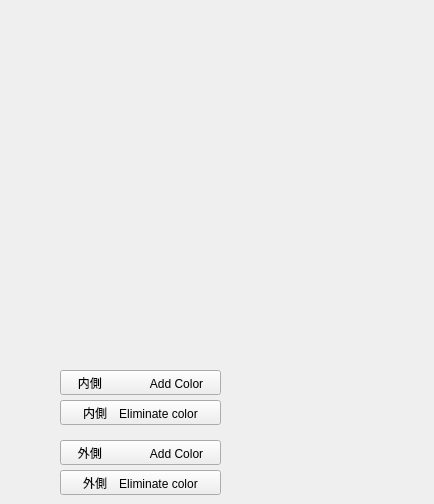
   <widget class="QWidget" name="tab_3" >
    <attribute name="title" >
     <string>領域抽出色</string>
    </attribute>
    <widget class="QFrame" name="frameShowColorSmples" >
     <property name="geometry" >
      <rect>
       <x>10</x>
       <y>10</y>
       <width>415</width>
       <height>355</height>
      </rect>
     </property>
     <property name="frameShape" >
      <enum>QFrame::NoFrame</enum>
     </property>
     <property name="frameShadow" >
      <enum>QFrame::Plain</enum>
     </property>
    </widget>
    <widget class="QPushButton" name="pushButtonAddColorAreaInside" >
     <property name="geometry" >
      <rect>
       <x>60</x>
       <y>370</y>
       <width>161</width>
       <height>25</height>
      </rect>
     </property>
     <property name="text" >
      <string>内側　　　　Add Color</string>
     </property>
    </widget>
    <widget class="QPushButton" name="pushButtonEliminateColorAreaInside" >
     <property name="geometry" >
      <rect>
       <x>60</x>
       <y>400</y>
       <width>161</width>
       <height>25</height>
      </rect>
     </property>
     <property name="text" >
      <string>内側　Eliminate color</string>
     </property>
    </widget>
    <widget class="QPushButton" name="pushButtonEliminateColorAreaOutside" >
     <property name="geometry" >
      <rect>
       <x>60</x>
       <y>470</y>
       <width>161</width>
       <height>25</height>
      </rect>
     </property>
     <property name="text" >
      <string>外側　Eliminate color</string>
     </property>
    </widget>
    <widget class="QPushButton" name="pushButtonAddColorAreaOutside" >
     <property name="geometry" >
      <rect>
       <x>60</x>
       <y>440</y>
       <width>161</width>
       <height>25</height>
      </rect>
     </property>
     <property name="text" >
      <string>外側　　　　Add Color</string>
     </property>
    </widget>
   </widget>
